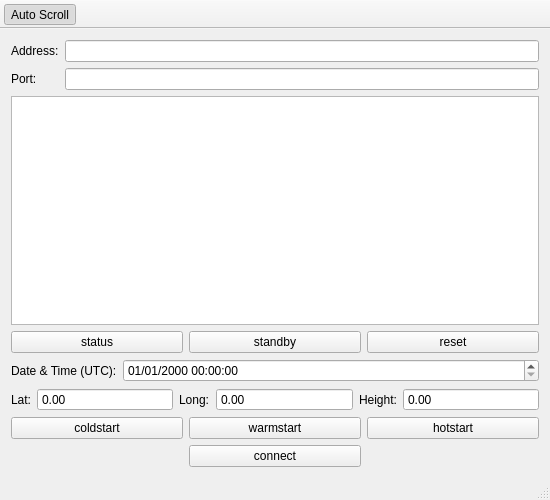
<?xml version="1.0" encoding="UTF-8"?>
<ui version="4.0">
 <class>MainWindow</class>
 <widget class="QMainWindow" name="MainWindow">
  <property name="geometry">
   <rect>
    <x>0</x>
    <y>0</y>
    <width>550</width>
    <height>500</height>
   </rect>
  </property>
  <property name="windowTitle">
   <string>gnss-sdr-telecommand-client</string>
  </property>
  <widget class="QWidget" name="centralWidget">
   <layout class="QVBoxLayout" name="verticalLayout">
    <item>
     <layout class="QFormLayout" name="formLayout">
      <item row="0" column="0">
       <widget class="QLabel" name="address_label">
        <property name="text">
         <string>Address:</string>
        </property>
       </widget>
      </item>
      <item row="0" column="1">
       <widget class="QLineEdit" name="address_edit"/>
      </item>
      <item row="1" column="1">
       <widget class="QLineEdit" name="port_edit"/>
      </item>
      <item row="1" column="0">
       <widget class="QLabel" name="port_label">
        <property name="text">
         <string>Port:</string>
        </property>
       </widget>
      </item>
     </layout>
    </item>
    <item>
     <widget class="QTextEdit" name="textEdit">
      <property name="readOnly">
       <bool>true</bool>
      </property>
     </widget>
    </item>
    <item>
     <layout class="QHBoxLayout" name="horizontalLayout">
      <item>
       <widget class="QPushButton" name="status_btn">
        <property name="text">
         <string>status</string>
        </property>
       </widget>
      </item>
      <item>
       <widget class="QPushButton" name="standby_btn">
        <property name="text">
         <string>standby</string>
        </property>
       </widget>
      </item>
      <item>
       <widget class="QPushButton" name="reset_btn">
        <property name="text">
         <string>reset</string>
        </property>
       </widget>
      </item>
     </layout>
    </item>
    <item>
     <layout class="QHBoxLayout" name="horizontalLayout_3">
      <item>
       <widget class="QLabel" name="label_4">
        <property name="text">
         <string>Date &amp; Time (UTC):</string>
        </property>
       </widget>
      </item>
      <item>
       <widget class="QDateTimeEdit" name="dateTimeEdit">
        <property name="sizePolicy">
         <sizepolicy hsizetype="Expanding" vsizetype="Fixed">
          <horstretch>0</horstretch>
          <verstretch>0</verstretch>
         </sizepolicy>
        </property>
        <property name="accelerated">
         <bool>true</bool>
        </property>
        <property name="displayFormat">
         <string>dd/MM/yyyy HH:mm:ss</string>
        </property>
        <property name="timeSpec">
         <enum>Qt::UTC</enum>
        </property>
       </widget>
      </item>
     </layout>
    </item>
    <item>
     <layout class="QHBoxLayout" name="horizontalLayout_2">
      <item>
       <widget class="QLabel" name="latitude_label">
        <property name="sizePolicy">
         <sizepolicy hsizetype="Preferred" vsizetype="Preferred">
          <horstretch>0</horstretch>
          <verstretch>0</verstretch>
         </sizepolicy>
        </property>
        <property name="text">
         <string>Lat:</string>
        </property>
       </widget>
      </item>
      <item>
       <widget class="QDoubleSpinBox" name="latitude_spinBox">
        <property name="sizePolicy">
         <sizepolicy hsizetype="Expanding" vsizetype="Fixed">
          <horstretch>0</horstretch>
          <verstretch>0</verstretch>
         </sizepolicy>
        </property>
        <property name="buttonSymbols">
         <enum>QAbstractSpinBox::NoButtons</enum>
        </property>
        <property name="minimum">
         <double>-90.000000000000000</double>
        </property>
        <property name="maximum">
         <double>90.000000000000000</double>
        </property>
        <property name="singleStep">
         <double>0.010000000000000</double>
        </property>
       </widget>
      </item>
      <item>
       <widget class="QLabel" name="longitude_label">
        <property name="sizePolicy">
         <sizepolicy hsizetype="Preferred" vsizetype="Preferred">
          <horstretch>0</horstretch>
          <verstretch>0</verstretch>
         </sizepolicy>
        </property>
        <property name="text">
         <string>Long:</string>
        </property>
       </widget>
      </item>
      <item>
       <widget class="QDoubleSpinBox" name="longitude_spinBox">
        <property name="sizePolicy">
         <sizepolicy hsizetype="Expanding" vsizetype="Fixed">
          <horstretch>0</horstretch>
          <verstretch>0</verstretch>
         </sizepolicy>
        </property>
        <property name="buttonSymbols">
         <enum>QAbstractSpinBox::NoButtons</enum>
        </property>
        <property name="minimum">
         <double>-180.000000000000000</double>
        </property>
        <property name="maximum">
         <double>180.000000000000000</double>
        </property>
        <property name="singleStep">
         <double>0.010000000000000</double>
        </property>
       </widget>
      </item>
      <item>
       <widget class="QLabel" name="height_label">
        <property name="sizePolicy">
         <sizepolicy hsizetype="Preferred" vsizetype="Preferred">
          <horstretch>0</horstretch>
          <verstretch>0</verstretch>
         </sizepolicy>
        </property>
        <property name="text">
         <string>Height:</string>
        </property>
       </widget>
      </item>
      <item>
       <widget class="QDoubleSpinBox" name="height_spinBox">
        <property name="sizePolicy">
         <sizepolicy hsizetype="Expanding" vsizetype="Fixed">
          <horstretch>0</horstretch>
          <verstretch>0</verstretch>
         </sizepolicy>
        </property>
        <property name="buttonSymbols">
         <enum>QAbstractSpinBox::NoButtons</enum>
        </property>
        <property name="maximum">
         <double>20000.000000000000000</double>
        </property>
        <property name="singleStep">
         <double>0.010000000000000</double>
        </property>
       </widget>
      </item>
     </layout>
    </item>
    <item>
     <layout class="QGridLayout" name="gridLayout">
      <item row="2" column="0">
       <widget class="QPushButton" name="coldstart_btn">
        <property name="text">
         <string>coldstart</string>
        </property>
       </widget>
      </item>
      <item row="3" column="1">
       <widget class="QPushButton" name="connect_btn">
        <property name="text">
         <string>connect</string>
        </property>
       </widget>
      </item>
      <item row="2" column="1">
       <widget class="QPushButton" name="warmstart_btn">
        <property name="text">
         <string>warmstart</string>
        </property>
       </widget>
      </item>
      <item row="2" column="2">
       <widget class="QPushButton" name="hotstart_btn">
        <property name="text">
         <string>hotstart</string>
        </property>
       </widget>
      </item>
     </layout>
    </item>
   </layout>
  </widget>
  <widget class="QMenuBar" name="menuBar">
   <property name="enabled">
    <bool>true</bool>
   </property>
   <property name="geometry">
    <rect>
     <x>0</x>
     <y>0</y>
     <width>550</width>
     <height>22</height>
    </rect>
   </property>
  </widget>
  <widget class="QStatusBar" name="statusBar"/>
  <widget class="QToolBar" name="toolBar">
   <property name="windowTitle">
    <string>toolBar</string>
   </property>
   <property name="movable">
    <bool>false</bool>
   </property>
   <property name="floatable">
    <bool>false</bool>
   </property>
   <attribute name="toolBarArea">
    <enum>TopToolBarArea</enum>
   </attribute>
   <attribute name="toolBarBreak">
    <bool>false</bool>
   </attribute>
   <addaction name="action_auto_scroll"/>
  </widget>
  <action name="action_auto_scroll">
   <property name="checkable">
    <bool>true</bool>
   </property>
   <property name="checked">
    <bool>true</bool>
   </property>
   <property name="text">
    <string>Auto Scroll</string>
   </property>
   <property name="toolTip">
    <string>Automatically scroll down.</string>
   </property>
  </action>
 </widget>
 <layoutdefault spacing="6" margin="11"/>
 <tabstops>
  <tabstop>address_edit</tabstop>
  <tabstop>port_edit</tabstop>
  <tabstop>textEdit</tabstop>
  <tabstop>status_btn</tabstop>
  <tabstop>standby_btn</tabstop>
  <tabstop>reset_btn</tabstop>
  <tabstop>dateTimeEdit</tabstop>
  <tabstop>coldstart_btn</tabstop>
  <tabstop>warmstart_btn</tabstop>
  <tabstop>hotstart_btn</tabstop>
  <tabstop>connect_btn</tabstop>
 </tabstops>
 <resources/>
 <connections/>
</ui>
